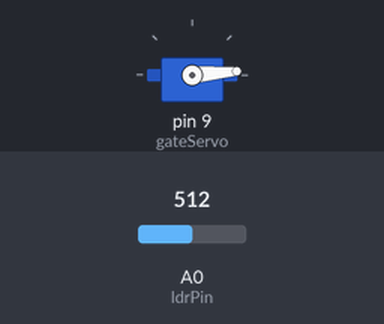
Simulated run of this sketch. Board: Arduino Uno, built with avr-gcc and run on an emulated ATmega328P. On the bench: servo. Inputs (shaded band) come from the test bench; at power-on: A0 (ldrPin) = 512.

Above: at 1.2 s.
1.3 s: A0 (ldrPin) set to 360
2.8 s: A0 (ldrPin) set to 342
At 3.6 s:
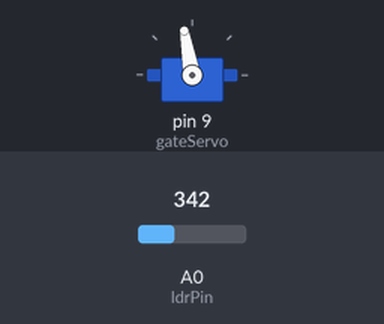
4.3 s: A0 (ldrPin) set to 511
At 5.1 s:
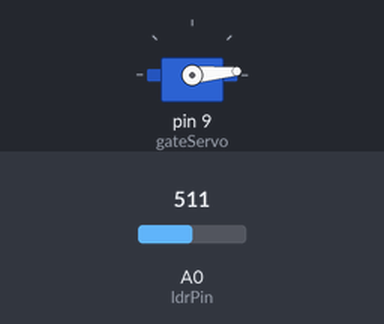
6.3 s: A0 (ldrPin) set to 340
At 7.5 s:
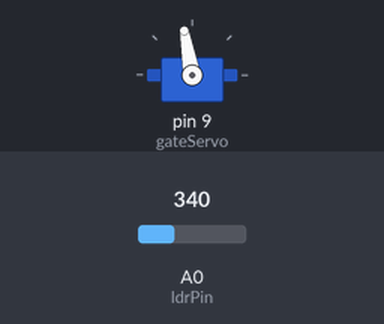
Timing chart, 0 to 8.8 s (numbered marks = the images above; inputs shaded):
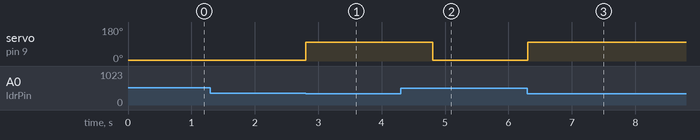

The sketch:

servo_gate_control_using_ldr.ino
```cpp
#include <Servo.h>

Servo gateServo;
int ldrPin = A0;
int thresholdValue = 350;

void setup() {
  gateServo.attach(9);
}

void loop() {
  int analogValue = analogRead(ldrPin);

  if (analogValue < thresholdValue) {
    gateServo.write(100); // Set servo angle to 90 degrees
    delay(1000); // Wait for the gate to open
  } else {
    gateServo.write(5); // Set servo angle to 0 degrees
    delay(100); // Wait for the gate to close
  }
}
```

Measured:
- the behaviour switches between 350 and 349 on A0 (ldrPin) (found by bisection; images 0 and 1)
- after the input at 1.3 s, every drawn part: stays the same
- after the input at 2.8 s, servo on pin 9 (gateServo): 5° → 100° at once
- after the input at 4.3 s, servo on pin 9 (gateServo): 100° → 5° after 0.51 s
- after the input at 6.3 s, servo on pin 9 (gateServo): 5° → 100° at once
